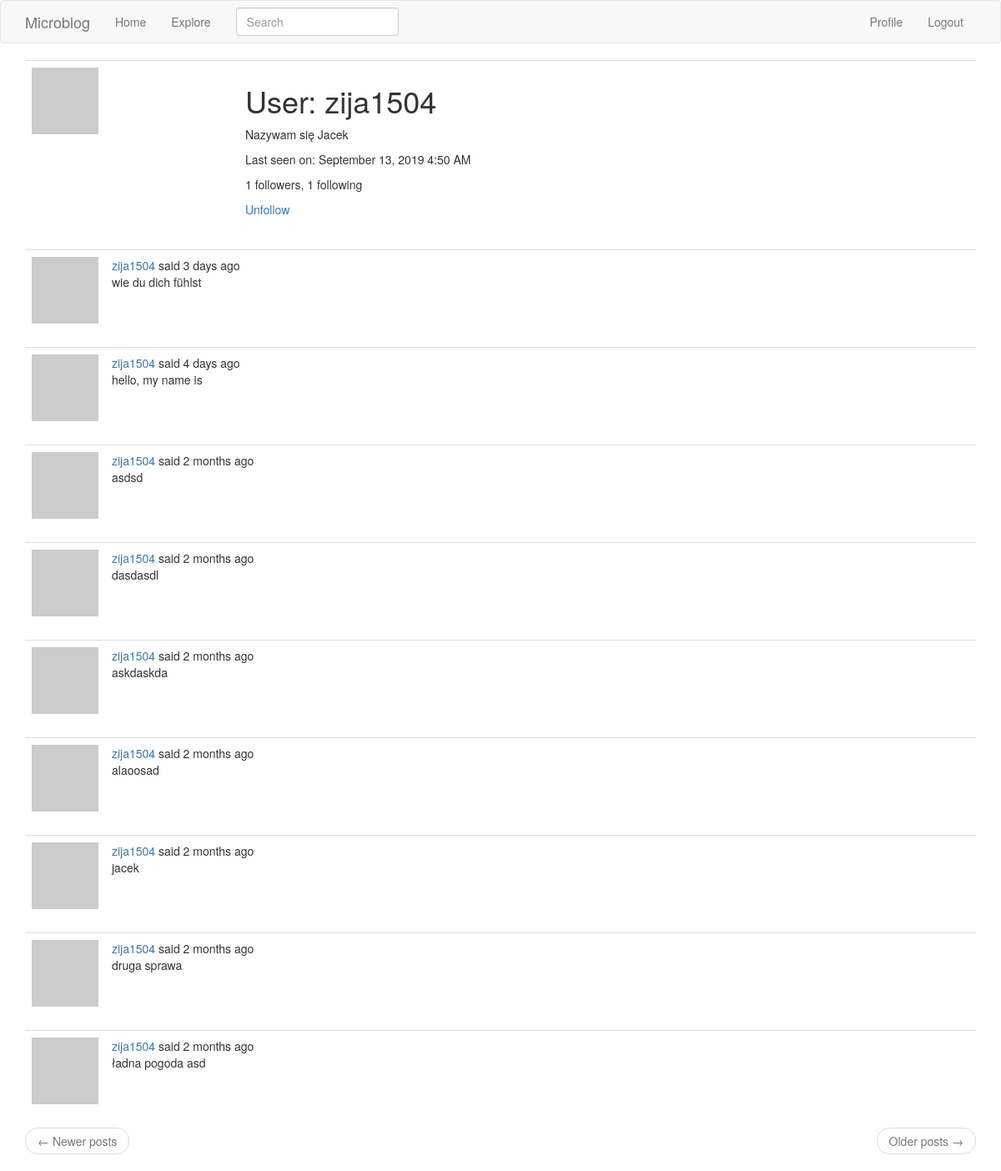
Page /user/zija1504 (signed in) on the committed database.
### app/models.py (models this page shows, shortened)
class User(UserMixin, db.Model):
    id = db.Column(db.Integer, primary_key=True)
    username = db.Column(db.String(64), index=True, unique=True)
    email = db.Column(db.String(120), index=True, unique=True)
    password_hash = db.Column(db.String(128))
    posts = db.relationship('Post', backref='author', lazy='dynamic')
    about_me = db.Column(db.String(140))
    last_seen = db.Column(db.DateTime, default=datetime.utcnow)
    followed = db.relationship('User',
                               secondary=followers,
                               primaryjoin=(followers.c.follower_id == id),
                               secondaryjoin=(followers.c.followed_id == id),
                               backref=db.backref('followers', lazy='dynamic'),
                               lazy='dynamic')
    def avatar(self, size):
        digest = md5(self.email.lower().encode('utf-8')).hexdigest()
        return 'https://www.gravatar.com/avatar/{}?d=identicon&s={}'.format(
            digest, size)
    def is_following(self, user):
        return self.followed.filter(
            followers.c.followed_id == user.id).count() > 0

class SearchableMixin(object):
    @classmethod
    def before_commit(cls, session):
        session._changes = {
            'add': [obj for obj in session.new if isinstance(obj, cls)],
            'update': [obj for obj in session.dirty if isinstance(obj, cls)],
            'delete': [obj for obj in session.deleted if isinstance(obj, cls)]
        }
    @classmethod
    def after_commit(cls, session):
        for obj in session._changes['add']:
            add_to_index(cls.__tablename__, obj)
        for obj in session._changes['update']:
            add_to_index(cls.__tablename__, obj)
        for obj in session._changes['delete']:
            remove_from_index(cls.__tablename__, obj)
        session._changes = None

class Post(SearchableMixin, db.Model):
    id = db.Column(db.Integer, primary_key=True)
    body = db.Column(db.String(140))
    timestamp = db.Column(db.DateTime, index=True, default=datetime.utcnow)
    user_id = db.Column(db.Integer, db.ForeignKey('user.id'))
    language = db.Column(db.String(5))
    __searchable__ = ['body']

### app/main/routes.py (the view)
@bp.route('/user/<username>')
@login_required
def user(username):
    user = User.query.filter_by(username=username).first_or_404()
    page = request.args.get('page', 1, type=int)
    posts = user.posts.order_by(Post.timestamp.desc()).paginate(
        page, current_app.config['POSTS_PER_PAGE'], False)
    next_url = url_for('main.user',
                       username=user.username,
                       page=posts.next_num) if posts.has_next else None
    prev_url = url_for('main.user',
                       username=user.username,
                       page=posts.prev_num) if posts.has_prev else None
    return render_template('user.html',
                           user=user,
                           posts=posts.items,
                           next_url=next_url,
                           prev_url=prev_url)

### app/main/forms.py
class SearchForm(FlaskForm):
    q = StringField(_l('Search'), validators=[DataRequired()])
    def __init__(self, *args, **kwargs):
        if 'formdata' not in kwargs:
            kwargs['formdata'] = request.args
        if 'csrf_enabled' not in kwargs:
            kwargs['csrf_enabled'] = False
        super(SearchForm, self).__init__(*args, **kwargs)

### app/main/routes.py (called while the page is built)
@bp.before_app_request
def before_request():
    if current_user.is_authenticated:
        current_user.last_seen = datetime.utcnow()
        db.session.commit()
        g.search_form = SearchForm()
    g.locale = str(get_locale())

### app/models.py (called while the page is built)
@login.user_loader
def load_user(id):
    return User.query.get(int(id))

### app/templates/user.html
{% extends "base.html" %}
{% block app_content %}
    <table class="table table-hover">
        <tr>
            <td width="256px"><img src="{{ user.avatar(256) }}"></td>
            <td>
                <h1>{{ _('User') }}: {{ user.username }}</h1>
                {% if user.about_me %}<p>{{ user.about_me }}</p>{% endif %}
                {% if user.last_seen %}
                <p>{{ _('Last seen on') }}: {{ moment(user.last_seen).format('LLL') }}</p>
                {% endif %}
                <p>{{ _('%(count)d followers', count=user.followers.count()) }}, {{ _('%(count)d following', count=user.followed.count()) }}</p>
                {% if user == current_user %}
                <p><a href="{{ url_for('main.edit_profile') }}">{{ _('Edit your profile') }}</a></p>
                {% elif not current_user.is_following(user) %}
                <p><a href="{{ url_for('main.follow', username=user.username) }}">{{ _('Follow') }}</a></p>
                {% else %}
                <p><a href="{{ url_for('main.unfollow', username=user.username) }}">{{ _('Unfollow') }}</a></p>
                {% endif %}
            </td>
        </tr>
    </table>
    {% for post in posts %}
        {% include '_post.html' %}
    {% endfor %}
    <nav aria-label="...">
        <ul class="pager">
            <li class="previous{% if not prev_url %} disabled{% endif %}">
                <a href="{{ prev_url or '#' }}">
                    <span aria-hidden="true">&larr;</span> {{ _('Newer posts') }}
                </a>
            </li>
            <li class="next{% if not next_url %} disabled{% endif %}">
                <a href="{{ next_url or '#' }}">
                    {{ _('Older posts') }} <span aria-hidden="true">&rarr;</span>
                </a>
            </li>
        </ul>
    </nav>
{% endblock %}

### app/templates/_post.html (shortened to what this page needs)
    <table class="table table-hover">
        <tr>
            <td width="70px">
                <a href="{{ url_for('main.user', username=post.author.username) }}">
                    <img src="{{ post.author.avatar(70) }}" />
                </a>
            </td>
            <td>
                {{ _('%(username)s said %(when)s',
                    username=user_link, when=moment(post.timestamp).fromNow()) }}
                <br>
                <span id="post{{ post.id }}">{{ post.body }}</span>
            </td>
        </tr>
    </table>

### rows in the picture
User: username "zija1504", about_me "Nazywam się Jacek", last_seen "September 13, 2019 4:50 AM"
Post: body "wie du dich fühlst"
Post: body "hello, my name is"
Post: body "asdsd"
Post: body "dasdasdl"
Post: body "askdaskda"
Post: body "alaoosad"
Post: body "jacek"
Post: body "druga sprawa"
Post: body "ładna pogoda asd"
